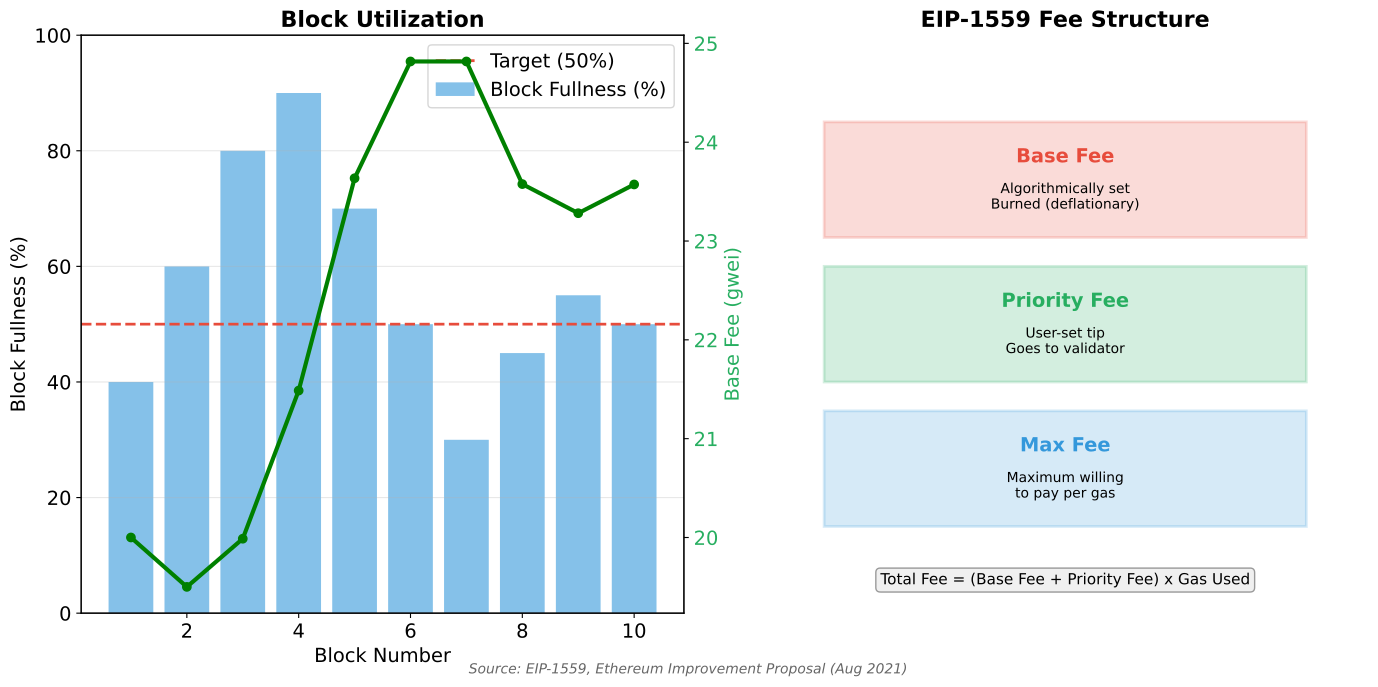

Generate this figure with Python:
"""
Base Fee Adjustment (EIP-1559)
Shows how Ethereum's base fee adjusts dynamically

Output: base_fee_adjustment.pdf
Module: module_02_blockchain
Lesson: 19 - Ethereum Smart Contracts
"""

from pathlib import Path
import matplotlib.pyplot as plt
import numpy as np

CHART_METADATA = {
    'title': 'Base Fee Adjustment',
    'module': 'module_02_blockchain',
    'lesson': 19,
    'url': 'https://github.com/Digital-AI-Finance/digital-finance/tree/main/module_02_blockchain/figures/base_fee_adjustment'
}

plt.rcParams.update({'font.size': 14, 'axes.labelsize': 14})

def create_chart():
    fig, (ax1, ax2) = plt.subplots(1, 2, figsize=(14, 7))

    # Left: Base fee adjustment mechanism
    blocks = np.arange(1, 11)
    # Simulate base fee changes based on block fullness
    fullness = [40, 60, 80, 90, 70, 50, 30, 45, 55, 50]  # % of target
    base_fee = [20]
    for f in fullness[:-1]:
        change = (f - 50) / 50 * 0.125  # Max 12.5% change
        base_fee.append(base_fee[-1] * (1 + change))

    ax1.bar(blocks, fullness, color='#3498DB', alpha=0.6, label='Block Fullness (%)')
    ax1.axhline(y=50, color='#E74C3C', linestyle='--', linewidth=2, label='Target (50%)')
    ax1.set_xlabel('Block Number', fontsize=14)
    ax1.set_ylabel('Block Fullness (%)', fontsize=14)
    ax1.set_title('Block Utilization', fontsize=16, fontweight='bold')
    ax1.legend(loc='upper right')
    ax1.set_ylim(0, 100)
    ax1.grid(axis='y', alpha=0.3)

    ax1_twin = ax1.twinx()
    ax1_twin.plot(blocks, base_fee, 'g-', linewidth=3, marker='o', label='Base Fee (gwei)')
    ax1_twin.set_ylabel('Base Fee (gwei)', color='#27AE60', fontsize=14)
    ax1_twin.tick_params(axis='y', labelcolor='#27AE60')

    # Right: Fee structure
    ax2.set_xlim(0, 10)
    ax2.set_ylim(0, 10)
    ax2.axis('off')
    ax2.set_title('EIP-1559 Fee Structure', fontsize=16, fontweight='bold')

    # Components
    components = [
        ('Base Fee', 'Algorithmically set\nBurned (deflationary)', '#E74C3C', 7.5),
        ('Priority Fee', 'User-set tip\nGoes to validator', '#27AE60', 5),
        ('Max Fee', 'Maximum willing\nto pay per gas', '#3498DB', 2.5),
    ]

    for name, desc, color, y in components:
        box = plt.Rectangle((1, y-1), 8, 2, facecolor=color, alpha=0.2, edgecolor=color, lw=2)
        ax2.add_patch(box)
        ax2.text(5, y+0.3, name, ha='center', fontsize=14, fontweight='bold', color=color)
        ax2.text(5, y-0.5, desc, ha='center', fontsize=10)

    # Formula
    ax2.text(5, 0.5, 'Total Fee = (Base Fee + Priority Fee) x Gas Used', ha='center', fontsize=11,
            bbox=dict(boxstyle='round', facecolor='#F0F0F0', edgecolor='#999'))

    fig.text(0.5, 0.02, 'Source: EIP-1559, Ethereum Improvement Proposal (Aug 2021)', fontsize=10, ha='center', style='italic', color='#666666')
    plt.tight_layout()

    output_path = Path(__file__).parent / 'base_fee_adjustment.pdf'
    plt.savefig(output_path, format='pdf', dpi=300, bbox_inches='tight')
    plt.close()
    print(f"Chart saved to: {output_path}")
    return output_path

if __name__ == '__main__':
    create_chart()
